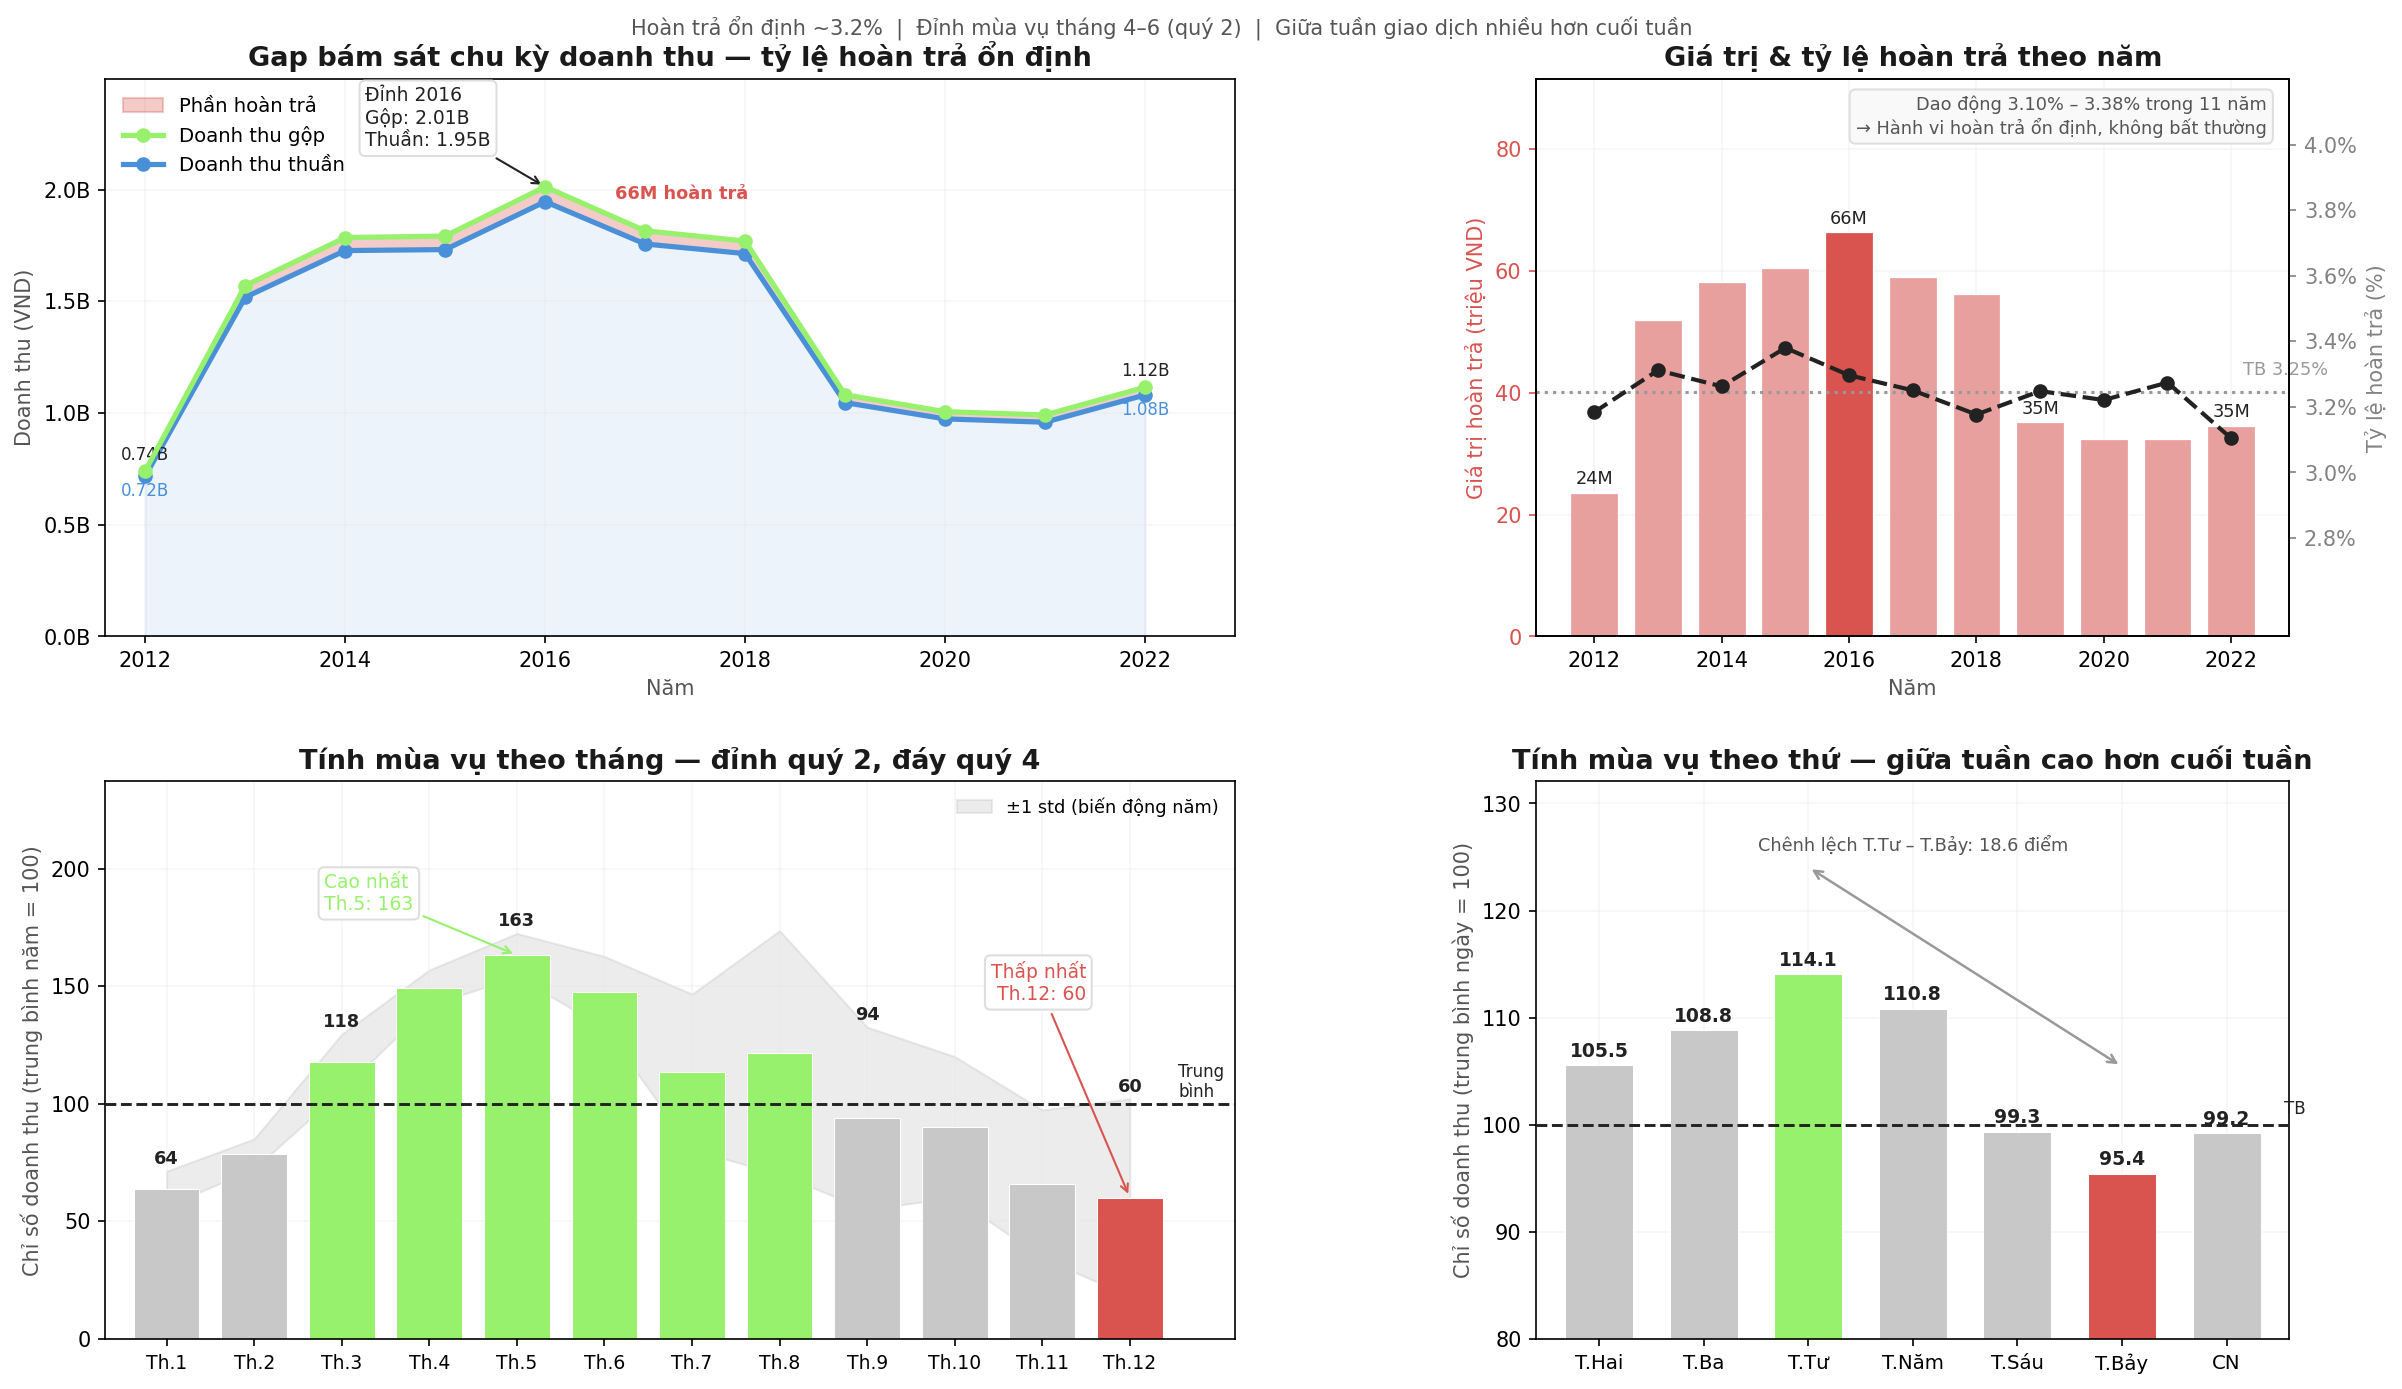

Write the Python code that produced this figure.
import sys, io
sys.stdout = io.TextIOWrapper(sys.stdout.buffer, encoding='utf-8')

import pandas as pd
import numpy as np
import matplotlib.pyplot as plt
import matplotlib.ticker as mticker
import matplotlib.gridspec as gridspec

orders      = pd.read_csv('orders.csv',      parse_dates=['order_date'])
returns     = pd.read_csv('returns.csv',     parse_dates=['return_date'])
order_items = pd.read_csv('order_items.csv', low_memory=False)

order_items['revenue'] = (order_items['quantity'] * order_items['unit_price']
                          - order_items['discount_amount'])
order_rev = order_items.groupby('order_id')['revenue'].sum().reset_index()
orders = orders.merge(order_rev, on='order_id', how='left')
orders['year']  = orders['order_date'].dt.year
orders['month'] = orders['order_date'].dt.month
orders['dow']   = orders['order_date'].dt.dayofweek   # 0=T2 … 6=CN
orders['date']  = orders['order_date'].dt.date

returns = returns.merge(orders[['order_id', 'year']], on='order_id', how='left')

yr = orders.groupby('year').agg(gross_rev=('revenue', 'sum')).reset_index()
rf = returns.groupby('year').agg(refund=('refund_amount', 'sum')).reset_index()
yr = yr.merge(rf, on='year', how='left').fillna(0).sort_values('year')
yr['net_rev'] = yr['gross_rev'] - yr['refund']
yr['gap_pct'] = yr['refund'] / yr['gross_rev'] * 100

sales    = pd.read_csv('sales.csv', parse_dates=['Date'])
sales['year'] = sales['Date'].dt.year
sales_yr = sales.groupby('year').agg(rev_s=('Revenue', 'sum'), cogs_s=('COGS', 'sum')).reset_index()
sales_yr['margin_pct'] = (sales_yr['rev_s'] - sales_yr['cogs_s']) / sales_yr['rev_s'] * 100
yr = yr.merge(sales_yr[['year', 'margin_pct']], on='year', how='left')

years    = yr['year'].values
gross_B  = yr['gross_rev'].values / 1e9
net_B    = yr['net_rev'].values   / 1e9
refund_M   = yr['refund'].values    / 1e6
gap_pct    = yr['gap_pct'].values
margin_pct = yr['margin_pct'].values
idx_peak = int(gross_B.argmax())
yr_peak  = int(years[idx_peak])
mean_gap = gap_pct.mean()

monthly = orders.groupby(['year', 'month'])['revenue'].sum().reset_index()
ann_avg = monthly.groupby('year')['revenue'].sum() / 12
monthly['idx'] = monthly.apply(lambda r: r['revenue'] / ann_avg[r['year']], axis=1)
mo_idx = monthly.groupby('month')['idx'].mean().values * 100   # shape (12,)
mo_std = monthly.groupby('month')['idx'].std().values  * 100

daily = orders.groupby(['date', 'dow', 'year'])['revenue'].sum().reset_index()
ann_day = orders.groupby('year')['revenue'].sum() / 365
daily['idx'] = daily.apply(lambda r: r['revenue'] / ann_day[r['year']], axis=1) * 100
dow_idx = daily.groupby('dow')['idx'].mean().values   # shape (7,)

C_BG      = '#ffffff'
C_TXT     = '#1a1a1a'
C_MID     = '#555555'
C_GRID    = '#e6e6e6'
C_MAIN    = '#98f16d'
C_ACCENT  = '#4a90d9'
C_DARK    = '#222222'
C_ALERT   = '#d9534f'
C_NEUTRAL = '#999999'
C_GRAY    = '#828282'
C_GRAY2   = '#c8c8c8'

plt.rcParams.update({
    'figure.dpi': 150, 'font.size': 10,
    'axes.grid': True, 'grid.color': C_GRID, 'grid.linestyle': '-', 'grid.alpha': 0.35,
})

fig = plt.figure(figsize=(16, 10), facecolor=C_BG)
gs  = gridspec.GridSpec(
    2, 2, figure=fig,
    left=0.06, right=0.97, top=0.91, bottom=0.07,
    hspace=0.26, wspace=0.32,
    width_ratios=[3, 2], height_ratios=[1, 1],
)
ax1 = fig.add_subplot(gs[0, 0])
ax2 = fig.add_subplot(gs[0, 1])
ax3 = fig.add_subplot(gs[1, 0])
ax4 = fig.add_subplot(gs[1, 1])

ax1.fill_between(years, net_B, color=C_ACCENT, alpha=0.10, zorder=1)
ax1.fill_between(years, gross_B, net_B,
                 color=C_ALERT, alpha=0.30, label='Phần hoàn trả', zorder=2)
ax1.plot(years, gross_B, marker='o', color=C_MAIN,   lw=2.5, label='Doanh thu gộp',   zorder=4)
ax1.plot(years, net_B,   marker='o', color=C_ACCENT, lw=2.5, label='Doanh thu thuần', zorder=3)

ax1.set_facecolor(C_BG)
ax1.set_xlabel('Năm', color=C_MID)
ax1.set_ylabel('Doanh thu (VND)', color=C_MID)
ax1.set_title('Gap bám sát chu kỳ doanh thu — tỷ lệ hoàn trả ổn định',
              fontsize=13, fontweight='bold', color=C_TXT)
ax1.xaxis.set_major_locator(mticker.MaxNLocator(integer=True))
ax1.yaxis.set_major_formatter(mticker.FuncFormatter(lambda v, _: f'{v:.1f}B'))
ax1.set_ylim(0, gross_B.max() * 1.24)
ax1.set_xlim(years.min() - 0.4, years.max() + 0.9)

ax1.annotate(
    f'Đỉnh {yr_peak}\nGộp: {gross_B[idx_peak]:.2f}B\nThuần: {net_B[idx_peak]:.2f}B',
    xy=(yr_peak, gross_B[idx_peak]),
    xytext=(yr_peak - 1.8, gross_B[idx_peak] * 1.09),
    arrowprops=dict(arrowstyle='->', color=C_DARK, lw=1.0),
    fontsize=9, color=C_DARK,
    bbox=dict(boxstyle='round,pad=0.3', fc='white', ec='#ddd', alpha=0.95),
)
gap_mid = (gross_B[idx_peak] + net_B[idx_peak]) / 2
ax1.text(yr_peak + 0.7, gap_mid, f'{refund_M[idx_peak]:.0f}M hoàn trả',
         fontsize=8.5, color=C_ALERT, fontweight='bold', va='center')
for yr_x, g, n in [(years[0], gross_B[0], net_B[0]),
                   (years[-1], gross_B[-1], net_B[-1])]:
    ax1.text(yr_x, g + 0.05, f'{g:.2f}B', ha='center', fontsize=8, color=C_DARK)
    ax1.text(yr_x, n - 0.09, f'{n:.2f}B', ha='center', fontsize=8, color=C_ACCENT)
ax1.legend(loc='upper left', frameon=False, fontsize=9.5)

highlight = [C_ALERT if y == yr_peak else '#e8a09e' for y in years]
bars2 = ax2.bar(years, refund_M, color=highlight, edgecolor='white', lw=0.6,
                width=0.75, zorder=2)
ax2.set_facecolor(C_BG)
ax2.set_xlabel('Năm', color=C_MID)
ax2.set_ylabel('Giá trị hoàn trả (triệu VND)', color=C_ALERT)
ax2.tick_params(axis='y', colors=C_ALERT)
ax2.set_title('Giá trị & tỷ lệ hoàn trả theo năm',
              fontsize=13, fontweight='bold', color=C_TXT)
ax2.xaxis.set_major_locator(mticker.MaxNLocator(integer=True))
ax2.set_ylim(0, refund_M.max() * 1.38)

label_yrs = {int(years[0]), yr_peak, 2019, int(years[-1])}
for bar, y_val, val in zip(bars2, years, refund_M):
    if int(y_val) in label_yrs:
        ax2.text(bar.get_x() + bar.get_width() / 2, val + 0.7,
                 f'{val:.0f}M', ha='center', va='bottom', fontsize=8.5, color=C_DARK)

ax2b = ax2.twinx()
ax2b.plot(years, gap_pct, marker='o', color=C_DARK, lw=2.0, ls='--', zorder=3)
ax2b.set_ylabel('Tỷ lệ hoàn trả (%)', color=C_GRAY)
ax2b.set_ylim(2.5, 4.2)
ax2b.set_yticks([2.8, 3.0, 3.2, 3.4, 3.6, 3.8, 4.0])
ax2b.yaxis.set_major_formatter(mticker.FormatStrFormatter('%.1f%%'))
ax2b.tick_params(axis='y', colors=C_GRAY)
ax2b.yaxis.grid(False)
ax2b.axhline(mean_gap, color=C_NEUTRAL, ls=':', lw=1.5, zorder=1)
ax2b.text(years[-1] + 0.18, mean_gap + 0.04,
          f'TB {mean_gap:.2f}%', fontsize=8.5, color=C_NEUTRAL, va='bottom')
ax2.text(0.97, 0.97,
         f'Dao động {gap_pct.min():.2f}% – {gap_pct.max():.2f}% trong 11 năm\n'
         '→ Hành vi hoàn trả ổn định, không bất thường',
         transform=ax2.transAxes, fontsize=8.5, color=C_MID, ha='right', va='top',
         bbox=dict(boxstyle='round,pad=0.35', fc='#f9f9f9', ec='#ddd', alpha=0.92))

months   = np.arange(1, 13)
mo_lbl   = ['Th.1','Th.2','Th.3','Th.4','Th.5','Th.6',
            'Th.7','Th.8','Th.9','Th.10','Th.11','Th.12']

mo_clr = [C_MAIN if v >= 100 else C_GRAY2 for v in mo_idx]
mo_clr[mo_idx.argmax()] = C_MAIN
mo_clr[mo_idx.argmin()] = C_ALERT

bars3 = ax3.bar(months, mo_idx, color=mo_clr, edgecolor='white', lw=0.5,
                width=0.75, zorder=2)

ax3.fill_between(months,
                 np.clip(mo_idx - mo_std, 0, None),
                 mo_idx + mo_std,
                 color=C_NEUTRAL, alpha=0.18, zorder=1, label='±1 std (biến động năm)')

ax3.axhline(100, color=C_DARK, lw=1.4, ls='--', zorder=3)
ax3.text(12.55, 101, 'Trung\nbình', fontsize=8, color=C_DARK, va='bottom')

ax3.set_facecolor(C_BG)
ax3.set_xticks(months)
ax3.set_xticklabels(mo_lbl, fontsize=9)
ax3.set_ylabel('Chỉ số doanh thu (trung bình năm = 100)', color=C_MID)
ax3.set_title('Tính mùa vụ theo tháng — đỉnh quý 2, đáy quý 4',
              fontsize=13, fontweight='bold', color=C_TXT)
ax3.set_xlim(0.3, 13.2)
ax3.set_ylim(0, mo_idx.max() + mo_std.max() + 22)
ax3.set_facecolor(C_BG)

for m, v, s in zip(months, mo_idx, mo_std):
    if m in {int(months[mo_idx.argmax()]), int(months[mo_idx.argmin()]), 1, 3, 9}:
        ax3.text(m, v + s + 3, f'{v:.0f}', ha='center', fontsize=8.5,
                 color=C_DARK, fontweight='bold')

m_peak = int(months[mo_idx.argmax()])
m_low  = int(months[mo_idx.argmin()])
ax3.annotate(f'Cao nhất\nTh.{m_peak}: {mo_idx[m_peak-1]:.0f}',
             xy=(m_peak, mo_idx[m_peak-1]),
             xytext=(m_peak - 2.2, mo_idx[m_peak-1] + mo_std[m_peak-1] + 10),
             arrowprops=dict(arrowstyle='->', color=C_MAIN, lw=1.0),
             fontsize=9, color=C_MAIN,
             bbox=dict(boxstyle='round,pad=0.3', fc='white', ec='#ddd', alpha=0.95))
ax3.annotate(f'Thấp nhất\nTh.{m_low}: {mo_idx[m_low-1]:.0f}',
             xy=(m_low, mo_idx[m_low-1]),
             xytext=(m_low - 0.5, mo_idx[m_low-1] + mo_std[m_low-1] + 42),
             arrowprops=dict(arrowstyle='->', color=C_ALERT, lw=1.0),
             fontsize=9, color=C_ALERT, ha='right',
             bbox=dict(boxstyle='round,pad=0.3', fc='white', ec='#ddd', alpha=0.95))

ax3.legend(loc='upper right', frameon=False, fontsize=8.5)

dow_lbl = ['T.Hai', 'T.Ba', 'T.Tư', 'T.Năm', 'T.Sáu', 'T.Bảy', 'CN']
dow_clr = [C_GRAY2] * 7
dow_clr[int(dow_idx.argmax())] = C_MAIN
dow_clr[int(dow_idx.argmin())] = C_ALERT

ax4.bar(range(7), dow_idx, color=dow_clr, edgecolor='white', lw=0.5,
        width=0.65, zorder=2)
ax4.axhline(100, color=C_DARK, lw=1.4, ls='--', zorder=3)
ax4.text(6.55, 100.6, 'TB', fontsize=8, color=C_DARK, va='bottom')

ax4.set_facecolor(C_BG)
ax4.set_xticks(range(7))
ax4.set_xticklabels(dow_lbl, fontsize=9.5)
ax4.set_ylabel('Chỉ số doanh thu (trung bình ngày = 100)', color=C_MID)
ax4.set_title('Tính mùa vụ theo thứ — giữa tuần cao hơn cuối tuần',
              fontsize=13, fontweight='bold', color=C_TXT)
ax4.set_ylim(80, dow_idx.max() + 18)
ax4.set_xlim(-0.6, 6.6)

for i, v in enumerate(dow_idx):
    ax4.text(i, v + 0.8, f'{v:.1f}', ha='center', fontsize=9,
             color=C_DARK, fontweight='bold')

ax4.annotate('',
             xy=(int(dow_idx.argmax()), dow_idx.max() + 10),
             xytext=(int(dow_idx.argmin()), dow_idx.min() + 10),
             arrowprops=dict(arrowstyle='<->', color=C_NEUTRAL, lw=1.2))
spread = dow_idx.max() - dow_idx.min()
ax4.text(3, dow_idx.max() + 11.5,
         f'Chênh lệch T.Tư – T.Bảy: {spread:.1f} điểm',
         ha='center', fontsize=8.5, color=C_MID)

fig.text(0.5, 0.94,
         'Hoàn trả ổn định ~3.2%  |  Đỉnh mùa vụ tháng 4–6 (quý 2)  |  '
         'Giữa tuần giao dịch nhiều hơn cuối tuần',
         ha='center', fontsize=10, color=C_MID)

plt.savefig('chart_revenue_gap.png', dpi=150, bbox_inches='tight', facecolor=C_BG)
print('Saved chart_revenue_gap.png')
